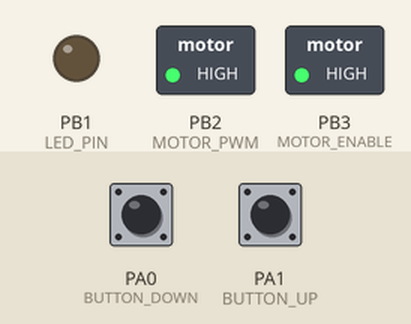
Bench run of a program on a simulated ATtiny2313, built with avr-gcc and emulated at 1 MHz. Parts: switched loads named in the program (green lamp = pin HIGH), output pins drawn as LEDs (lit = HIGH). Dashed ring = blinking. The inputs (shaded band) are chosen by the test bench; at power-on: PA0 (BUTTON_DOWN) HIGH, PA1 (BUTTON_UP) HIGH. EEPROM starts erased.

Above: at 1.2 s.
1.3 s: PA0 (BUTTON_DOWN) pulled LOW for 1 s
At 3.4 s:
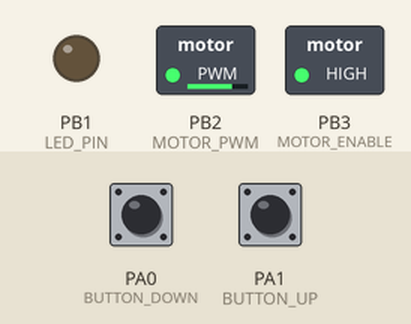
3.8 s: PA0 (BUTTON_DOWN) pulled LOW for 3.2 s
At 7.7 s:
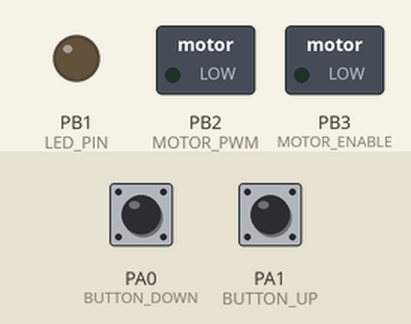
8.5 s: PA1 (BUTTON_UP) pulled LOW for 3.2 s
At 9.86 s:
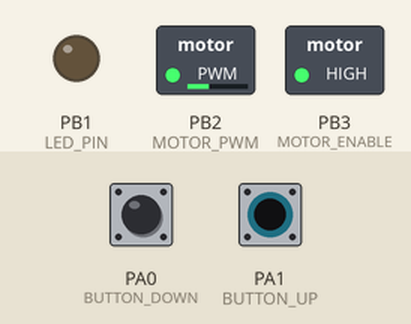
13.2 s: PA1 (BUTTON_UP) pulled LOW for 0.15 s
At 13.8 s:
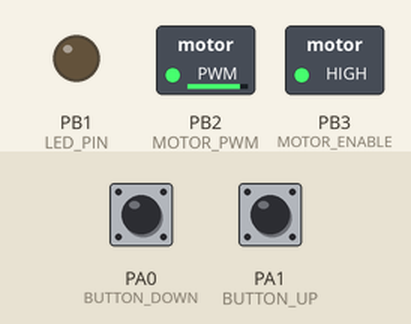
14.8 s: PA0 (BUTTON_DOWN) driven LOW and PA1 (BUTTON_UP) driven LOW
At 16.05 s:
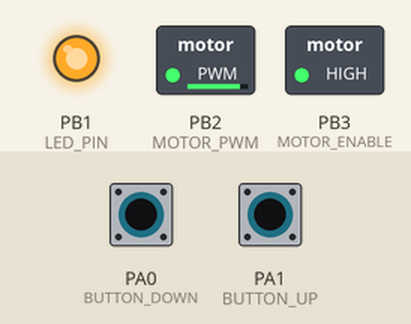
17.8 s: PA0 (BUTTON_DOWN) driven HIGH
At 18.58 s:
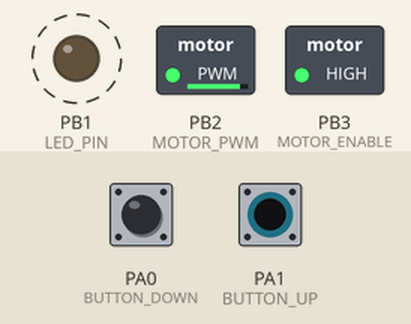
Timing chart, 0 to 20.8 s (numbered marks = the images above; inputs shaded):
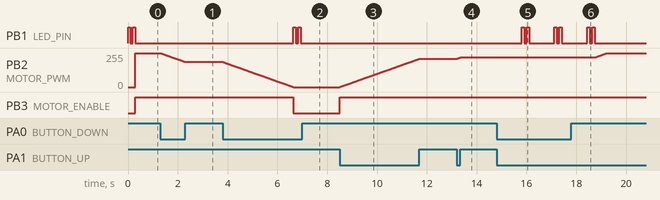

The program:

main.c
```c
#include <util/delay.h>

#include "led.h"
#include "button.h"
#include "motor.h"

int main(void)
{
    led_init();
    button_init();
    motor_init();

    led_flash();

    motor_start();

    while(1)
    {
        _delay_ms(15);

        if (button_up() && button_down())
        {
            //store speed
            motor_store();
        }
        else
        {
            if (button_up())
            {
                motor_faster();
            }
            if (button_down())
            {
                motor_slower();
            }
        }
    }

    return 0;
}
```

button.c
```c
#include <avr/io.h>

#define BUTTON_DDR DDRA
#define BUTTON_PORT PORTA
#define BUTTON_PIN PINA
#define BUTTON_DOWN PA0
#define BUTTON_UP PA1

void button_init()
{
    //set as inputs
    BUTTON_DDR &= ~(1 << BUTTON_DOWN);
    BUTTON_DDR &= ~(1 << BUTTON_UP);

    //enable pull ups
    BUTTON_PORT |= (1 << BUTTON_DOWN) | (1 << BUTTON_UP);
}

int button_up()
{
    //return status of speed up button
    return ~BUTTON_PIN & (1 << BUTTON_UP);
}

int button_down()
{
    // return status of slow down button
    return ~BUTTON_PIN & (1 << BUTTON_DOWN);
}
```

button.h
```c
#ifndef _BUTTON_H
#define _BUTTON_H

void button_init();

int button_up();
int button_down();

#endif
```

led.c
```c
#include <avr/io.h>
#include <util/delay.h>

#define LED_DDR DDRB
#define LED_PORT PORTB
#define LED_PIN PB1

void led_init()
{
    //set led pin as output
    LED_DDR |= (1 << LED_PIN);
}

static void led_on()
{
    //turn led on
    LED_PORT |= (1 << LED_PIN);
}

static void led_off()
{
    //turn led off
    LED_PORT &= ~(1 << LED_PIN);
}

void led_flash()
{
    //flash led twice
    led_on();
    _delay_ms(100);
    led_off();
    _delay_ms(100);
    led_on();
    _delay_ms(100);
    led_off();
}
```

led.h
```c
#ifndef _LED_H
#define _LED_H

void led_init();
void led_flash();

#endif
```

motor.c
```c
#include <avr/io.h>
#include <stdint.h>
#include <avr/eeprom.h>
#include <util/delay.h>

#include "led.h"

#define MOTOR_DDR DDRB
#define MOTOR_PORT PORTB
#define MOTOR_PWM PB2
#define MOTOR_ENABLE PB3

#define MOTOR_SPEED_STEP 1

static uint8_t speed;

void motor_init()
{
    //read speed from eeprom
    speed = eeprom_read_byte(0);

    //set pins as outputs
    MOTOR_DDR |= (1 << MOTOR_PWM) | (1 << MOTOR_ENABLE);

    //set OC0A pin behaviour
    TCCR0A |= (1 << COM0A1);

    //waveform generation mode 3
    TCCR0A |= (1 << WGM00) | (1 << WGM01);
}

void motor_start()
{
    //start the motor
    //enable clock source
    TCCR0B |= (1 << CS00);
    //pwm speed
    OCR0A = speed;
    //motor enable line
    MOTOR_PORT |= (1 << MOTOR_ENABLE);
}

void motor_stop()
{
    //stop the motor
    //disable clock source
    TCCR0B &= ~(1 << CS00);
    //motor enable line
    MOTOR_PORT &= ~(1 << MOTOR_ENABLE);
    led_flash();
}

void motor_faster()
{
    //increase motor speed and start motor if required
    if (speed == 0)
        motor_start();
    if (speed == 255)
        return;

    speed += MOTOR_SPEED_STEP;
    OCR0A = speed;
}

void motor_slower()
{
    //reduce motor speed and stop motor if required
    if (speed < MOTOR_SPEED_STEP)
        return;
    speed -= MOTOR_SPEED_STEP;
    OCR0A = speed;
    if (speed == 0)
        motor_stop();
}

void motor_store()
{
    //store speed of motor in eeprom
    _delay_ms(1000);
    eeprom_write_byte(0, speed);
    led_flash();
}
```

motor.h
```c
#ifndef _MOTOR_H
#define _MOTOR_H

void motor_init();
void motor_start();
void motor_stop();
void motor_faster();
void motor_slower();
void motor_store();

#endif
```

Measured:
- after the input at 1.3 s, PB2 (MOTOR_PWM): moves from 255/255 to 189/255 over 0.98 s, starting at once
- after the input at 3.8 s, PB1 (LED_PIN): alternates HIGH for 0.10 s and LOW for 0.10 s, 4 changes in all, then stays LOW, starting after 2.8 s; PB2 (MOTOR_PWM): moves from 189/255 to 0/255 over 2.8 s, starting at once; PB3 (MOTOR_ENABLE): HIGH → LOW after 2.8 s
- after the input at 8.5 s, PB2 (MOTOR_PWM): moves from 0/255 to 212/255 over 3.2 s, starting at once; PB3 (MOTOR_ENABLE): LOW → HIGH at once
- after the input at 13.2 s, PB2 (MOTOR_PWM): moves from 212/255 to 222/255 over 0.14 s, starting at once
- after the input at 14.8 s, PB1 (LED_PIN): LOW → HIGH after 1.0 s, → LOW 0.10 s later, → HIGH 0.10 s later, → LOW 0.10 s later, … (8 changes in this stretch)
- after the input at 17.8 s, PB1 (LED_PIN): goes on until 18.7 s, then stays LOW; PB2 (MOTOR_PWM): moves from 222/255 to 255/255 over 0.48 s, starting after 0.95 s
- by itself, PB1 (LED_PIN): alternates HIGH for 0.10 s and LOW for 0.10 s, 4 changes in all, then stays LOW
